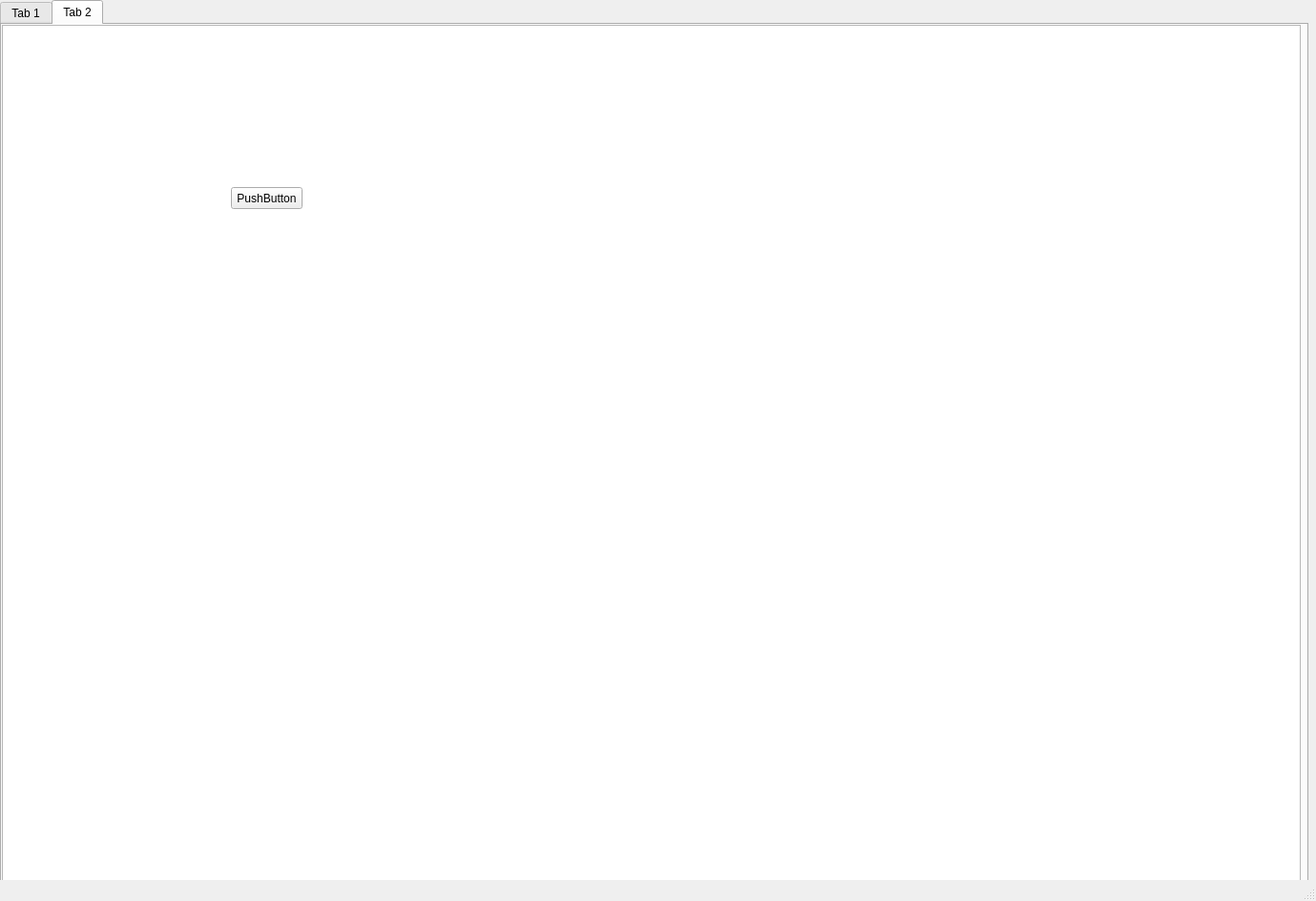
<?xml version="1.0" encoding="UTF-8"?>
<ui version="4.0">
 <class>MainWindow</class>
 <widget class="QMainWindow" name="MainWindow">
  <property name="geometry">
   <rect>
    <x>0</x>
    <y>0</y>
    <width>1379</width>
    <height>944</height>
   </rect>
  </property>
  <property name="windowTitle">
   <string>MainWindow</string>
  </property>
  <widget class="QWidget" name="centralwidget">
   <widget class="QTabWidget" name="tabWidget">
    <property name="geometry">
     <rect>
      <x>0</x>
      <y>0</y>
      <width>1371</width>
      <height>931</height>
     </rect>
    </property>
    <property name="currentIndex">
     <number>1</number>
    </property>
    <widget class="QWidget" name="tab">
     <attribute name="title">
      <string>Tab 1</string>
     </attribute>
     <widget class="QTreeView" name="treeView">
      <property name="geometry">
       <rect>
        <x>0</x>
        <y>0</y>
        <width>1361</width>
        <height>901</height>
       </rect>
      </property>
      <attribute name="headerShowSortIndicator" stdset="0">
       <bool>true</bool>
      </attribute>
     </widget>
    </widget>
    <widget class="QWidget" name="tab_2">
     <attribute name="title">
      <string>Tab 2</string>
     </attribute>
     <widget class="QTableView" name="tableView">
      <property name="geometry">
       <rect>
        <x>0</x>
        <y>0</y>
        <width>1361</width>
        <height>901</height>
       </rect>
      </property>
      <property name="sortingEnabled">
       <bool>true</bool>
      </property>
      <attribute name="verticalHeaderShowSortIndicator" stdset="0">
       <bool>true</bool>
      </attribute>
     </widget>
     <widget class="QPushButton" name="pushButton">
      <property name="geometry">
       <rect>
        <x>240</x>
        <y>170</y>
        <width>75</width>
        <height>23</height>
       </rect>
      </property>
      <property name="text">
       <string>PushButton</string>
      </property>
      <property name="autoDefault">
       <bool>true</bool>
      </property>
     </widget>
    </widget>
   </widget>
  </widget>
  <widget class="QStatusBar" name="statusbar"/>
 </widget>
 <resources/>
 <connections/>
</ui>
